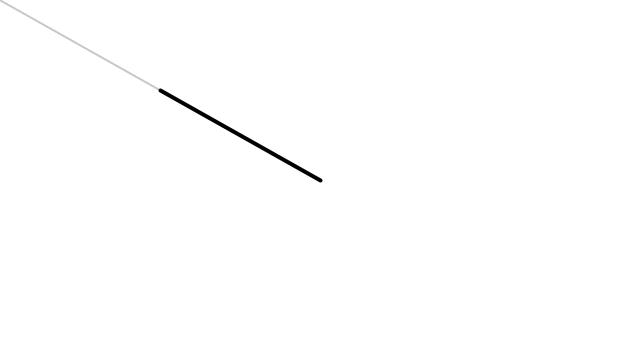
Frame 1 (no input)
Frame 60 (the mouse pressed at the canvas centre just before this capture): identical to frame 1, image omitted
Frame 120 (the mouse held since frame 60 and released just before this capture): blank canvas, image omitted

The Processing sketch that drew this single still picture (run headless with seeded random() and noise(); from frame 60 on, the mouse is pressed at the canvas centre):

// Processing sketch: Example_1_4_Vector_Multiplication
// ── Example_1_4_Vector_Multiplication.pde
// The Nature of Code
// Daniel Shiffman
// http://natureofcode.com

// Example 1-4: Vector multiplication

void setup() {
  size(640, 360);
}

void draw() {
  background(255);

  PVector mouse = new PVector(mouseX, mouseY);
  PVector center = new PVector(width / 2, height / 2);
  mouse.sub(center);

  translate(width / 2, height / 2);
  strokeWeight(2);
  stroke(200);
  line(0, 0, mouse.x, mouse.y);

  //Multiplying a vector!  The vector is now half its original size (multiplied by 0.5).
  mouse.mult(0.5);

  stroke(0);
  strokeWeight(4);
  line(0, 0, mouse.x, mouse.y);
}
